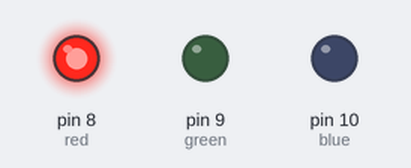
A sketch run on a simulated Arduino Uno, built with avr-gcc and run on an emulated ATmega328P. On the bench: output pins drawn as LEDs (lit = HIGH).

Above: at 0.2 s.
At 0.7 s:
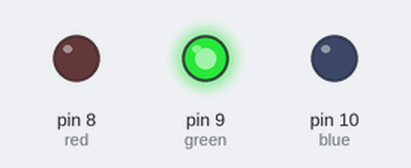
At 2.7 s:
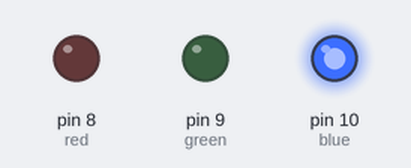
Timing chart, 0 to 3.5 s (numbered marks = the images above):
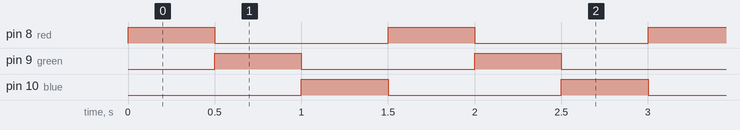

Measured:
- by itself, pin 8 (red), pin 9 (green), pin 10 (blue): alternates HIGH for 0.50 s and LOW for 1.0 s
- by itself, everything shown: repeats every 1.5 s, in 4 steps

The sketch:

threeled.ino
```cpp
// the setup routine runs once when you press reset:

int red = 8;
int green = 9;
int blue = 10;

void setup()
{
     pinMode(red, OUTPUT);
     pinMode(green, OUTPUT);
     pinMode(blue, OUTPUT);
}


void loop()
{
     Serial.println("red");
     digitalWrite(red, HIGH);
     delay(500);
     digitalWrite(red, LOW);

     Serial.println("green");
     digitalWrite(green, HIGH);
     delay(500);
     digitalWrite(green, LOW);

     Serial.println("blue");
     digitalWrite(blue, HIGH);
     delay(500);
     digitalWrite(blue, LOW);
}
```
